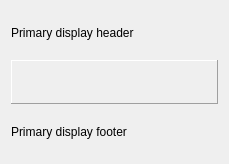
<?xml version="1.0" encoding="UTF-8"?>
<ui version="4.0">
 <class>Form</class>
 <widget class="QWidget" name="Form">
  <property name="geometry">
   <rect>
    <x>0</x>
    <y>0</y>
    <width>229</width>
    <height>164</height>
   </rect>
  </property>
  <property name="windowTitle">
   <string>CEmbeddedDisplay example with included Python file</string>
  </property>
  <layout class="QVBoxLayout" name="verticalLayout">
   <item>
    <widget class="QLabel" name="label">
     <property name="text">
      <string>Primary display header</string>
     </property>
    </widget>
   </item>
   <item>
    <widget class="CEmbeddedDisplay" name="CEmbeddedDisplay">
     <property name="frameShape">
      <enum>QFrame::Panel</enum>
     </property>
     <property name="frameShadow">
      <enum>QFrame::Raised</enum>
     </property>
     <property name="filename" stdset="0">
      <string>second.py</string>
     </property>
    </widget>
   </item>
   <item>
    <widget class="QLabel" name="label_2">
     <property name="text">
      <string>Primary display footer</string>
     </property>
    </widget>
   </item>
  </layout>
 </widget>
 <customwidgets>
  <customwidget>
   <class>PyDMEmbeddedDisplay</class>
   <extends>QFrame</extends>
   <header>pydm.widgets.embedded_display</header>
  </customwidget>
  <customwidget>
   <class>CEmbeddedDisplay</class>
   <extends>PyDMEmbeddedDisplay</extends>
   <header>comrad.widgets.containers</header>
  </customwidget>
 </customwidgets>
 <resources/>
 <connections/>
</ui>
